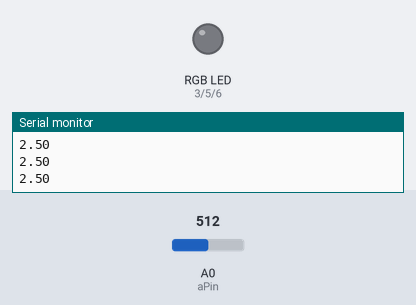
A sketch run on a simulated Arduino Uno, built with avr-gcc and run on an emulated ATmega328P. Parts: an RGB LED mixed from three pins (HIGH = lit), the last lines printed to the serial monitor. Dashed ring = blinking. The inputs (shaded band) are chosen by the test bench; at power-on: A0 (aPin) = 512.

Above: at 1.2 s.
1.3 s: A0 (aPin) set to 716
At 1.61 s:
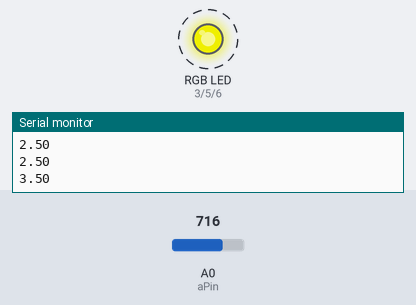
At 2.01 s:
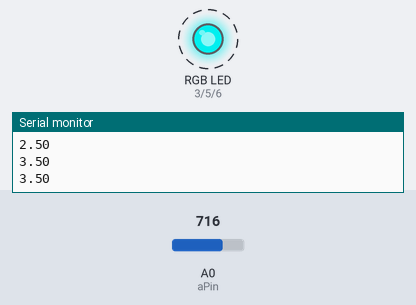
4.3 s: A0 (aPin) set to 900
At 4.51 s:
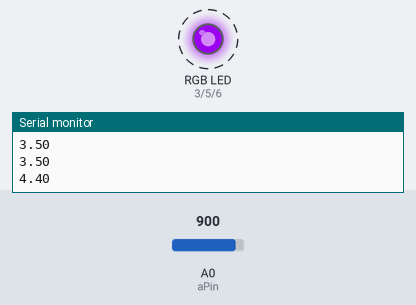
7.3 s: A0 (aPin) set to 1023
10.3 s: A0 (aPin) set to 306
13.3 s: A0 (aPin) set to 122
Timing chart, 0 to 17.3 s (numbered marks = the images above; inputs shaded):
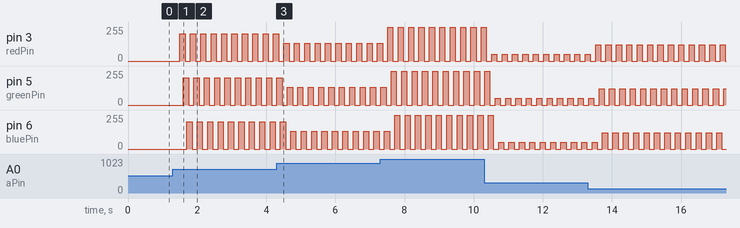

The sketch:

rgb_relay.ino
```cpp
int redPin=3;
int greenPin=5;
int bluePin=6;
int wait=50;
int aPin=0;
void setup() {
  // put your setup code here, to run once:
  Serial.begin(9600);
  pinMode(redPin,OUTPUT);
  pinMode(greenPin,OUTPUT);
  pinMode(bluePin,OUTPUT);
}

void loop() {
  // put your main code here, to run repeatedly:
  float brightness=analogRead(aPin);
  Serial.println(brightness/204.6);
  analogWrite(redPin,brightness);
  delay(wait);
  analogWrite(bluePin,LOW);
  delay(wait);
  analogWrite(greenPin,brightness);
  delay(wait);
  analogWrite(redPin,LOW);
  delay(wait);
  analogWrite(bluePin,brightness);
  delay(wait);
  analogWrite(greenPin,LOW);
  delay(wait);


}
```

Measured:
- after the input at 1.3 s, pin 3 (redPin): alternates 204/255 for 0.15 s and 0/255 for 0.15 s, starting after 0.20 s; pin 5 (greenPin): alternates 204/255 for 0.15 s and 0/255 for 0.15 s, starting after 0.30 s; pin 6 (bluePin): alternates 204/255 for 0.15 s and 0/255 for 0.15 s, starting after 0.40 s
